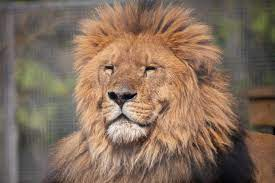
#> input picture IP/images/lion.jpeg, 275 x 183 px
$ python gaussian.py
#> lines starting #> are read from the running program, lines starting #| are printed output that depends on the picture
import cv2
import matplotlib.pyplot as plt
image = cv2.imread('images/lion.jpeg')
#> image is the input picture: shape (183, 275, 3); mean B, G, R 92.2, 110, 132.5

# Apply Gaussian blur
ksize = (5, 5)  # Kernel size (should be odd)
sigmaX = 0      # Standard deviation in the X direction (0 means auto-calculated based on kernel size)
blurred_image = cv2.GaussianBlur(image, ksize, sigmaX)
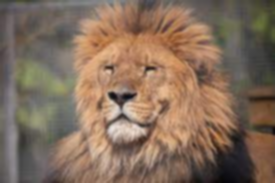
#> blurred_image: shape (183, 275, 3); mean B, G, R 92.2, 110, 132.5

# Display the original and blurred images
plt.figure(figsize=(12, 6))

plt.subplot(1, 2, 1)
plt.imshow(cv2.cvtColor(image, cv2.COLOR_BGR2RGB))
plt.title('Original Image')
plt.axis('off')

plt.subplot(1, 2, 2)
plt.imshow(cv2.cvtColor(blurred_image, cv2.COLOR_BGR2RGB))
plt.title('Blurred Image (Gaussian)')
plt.axis('off')

plt.tight_layout()
plt.show()
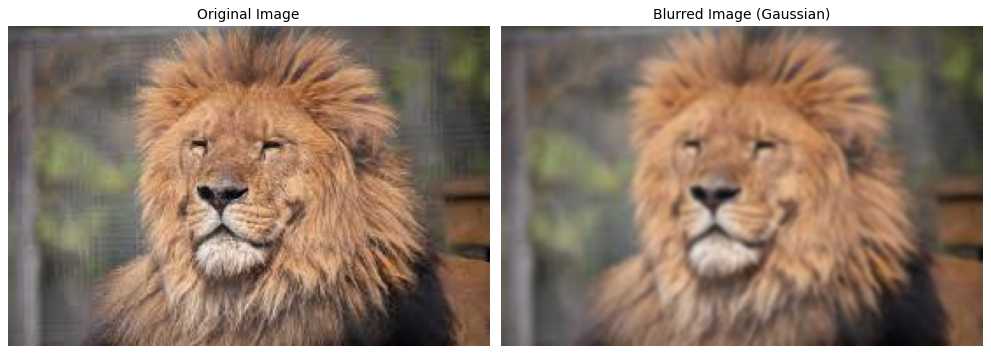
#> figure drawn by matplotlib, 2 panels

$ run again, with IP/images/cat.jpeg copied over IP/images/lion.jpeg
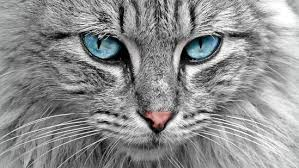
#> input picture IP/images/cat.jpeg, 299 x 168 px
#> image is the input picture: shape (168, 299, 3); mean B, G, R 142.3, 142.1, 141.5
#> `blurred_image = cv2.GaussianBlur(image, ksize, sigmaX)`:
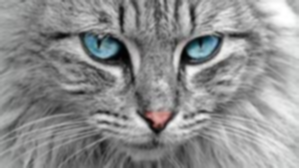
#> blurred_image: shape (168, 299, 3); mean B, G, R 142.3, 142.1, 141.5
#> `plt.show()`:
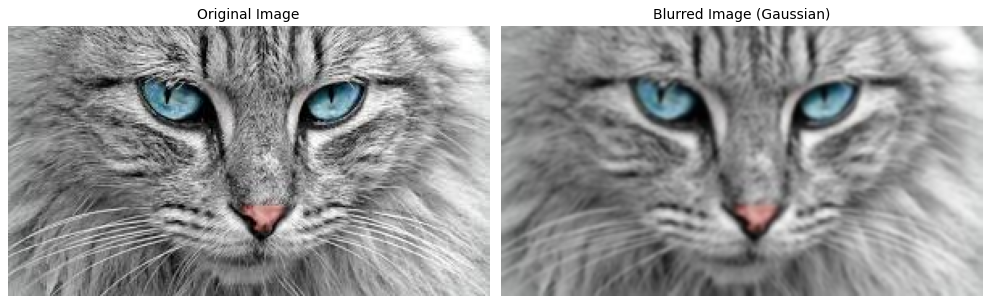
#> figure drawn by matplotlib, 2 panels

$ run again, with IP/images/images.jpeg copied over IP/images/lion.jpeg
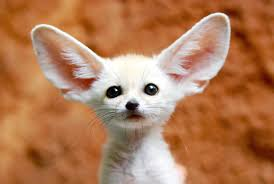
#> input picture IP/images/images.jpeg, 274 x 184 px
#> image is the input picture: shape (184, 274, 3); mean B, G, R 87.2, 123.9, 178.2
#> `plt.show()`:
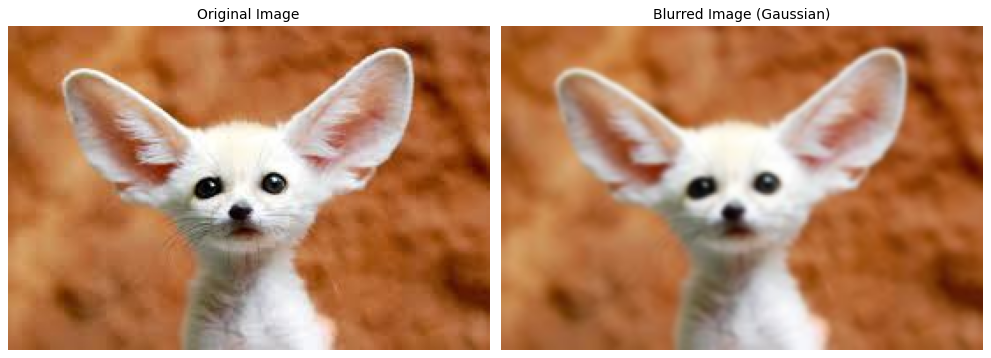
#> figure drawn by matplotlib, 2 panels

$ run again, with IP/images/zebra.jpeg copied over IP/images/lion.jpeg
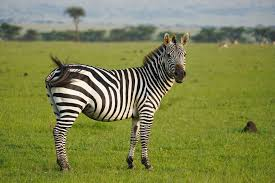
#> input picture IP/images/zebra.jpeg, 275 x 183 px
#> image is the input picture: shape (183, 275, 3); mean B, G, R 77.6, 133.2, 126.9
#> `blurred_image = cv2.GaussianBlur(image, ksize, sigmaX)`:
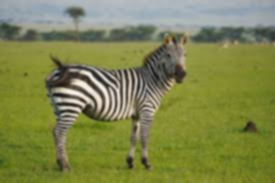
#> blurred_image: shape (183, 275, 3); mean B, G, R 77.6, 133.2, 126.9
#> `plt.show()`:
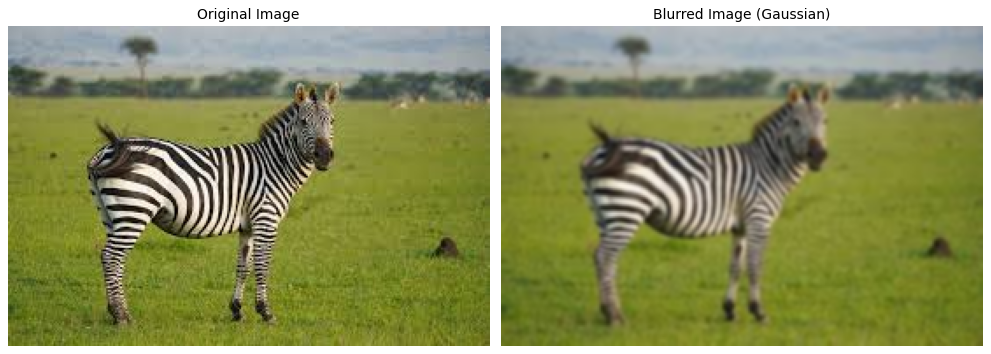
#> figure drawn by matplotlib, 2 panels
